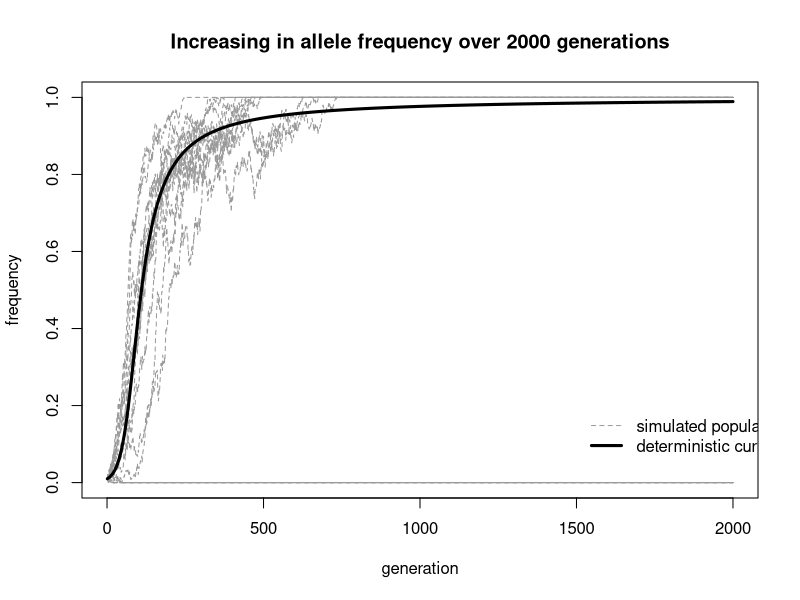

Source code (R):
## set parameters # teste
# population size
N <- 1000

# generations
ngen <- 2000

# selection coefficient
s <- 0.05 

# initial allele frequency
f <- 0.01

#####

# Open plot device
plot(0, xlim=c(0, ngen), ylim=c(0, 1), type="n",
     xlab="generation", ylab="frequency", 
     main=paste("Increasing in allele frequency over", ngen, "generations"))

## do the calculations
for(i in 1:20) { 
  
  # allele freq vector
  p <- numeric(ngen) 

  # initial frequency of allele "0"
  p[1] <- f
  
  # for each subsequent generation
  for(j in 2:length(p)) { 
    
    # calculate allele frequency
    af <- p[j-1] / (1 - (s*(1-p[j-1])^2))

    # make population based on new allele freq
    pop <- rep(x=0:1, times=round(c(af, 1-af)*N))  
    pop <- sample(pop, replace=TRUE) 

    # take the frequency of allele "0"
    p[j] <- mean(pop == 0) 
  } 
  
  # plot the values for population i
  lines(p, type="l", col="grey60", lty=2) 
} 

# deterministic curve 
pd <- numeric(ngen) 
pd[1] <- p[1]

for(i in 2:length(pd)) { 
  pd[i] <- (pd[i-1]) / (1 - (s*(1-pd[i-1])^2)) 
} 

# plot
lines(pd, lwd=3)
legend(x=1500, y=0.2, 
       legend=c("simulated populations", "deterministic curve"),
       lty=c(2,1), lwd=c(1,3), col=c("grey60","black"), bty="n")
